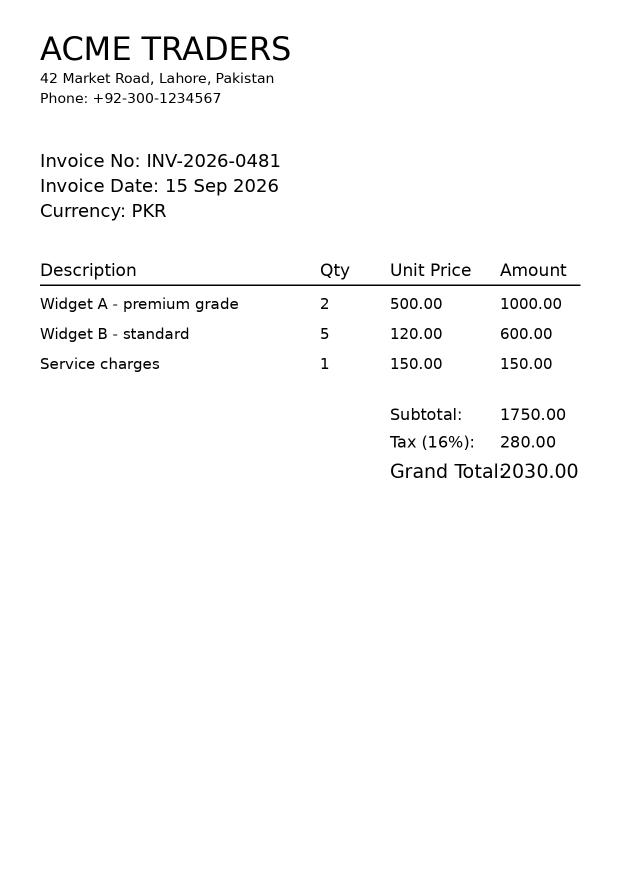
#> input picture invoice-extractor-v1.2-fixed/invoice-extractor/samples/invoice_001.png, 1240 x 1754 px (shown at 1/2 size)
$ python -i preprocess.py   (imports and definitions only)
#> lines starting #> are read from the running program, lines starting #| are printed output that depends on the picture; after the words box and inside, x2 and y2 are one past the last pixel; in counts of white or black regions, pixels touching at a corner belong together
#> further down, picture is the input picture: shape (1754, 1240, 3); min 0, max 255, mean 249.6
"""Image preprocessing pipeline (pure functions, OpenCV).

Ranked by measured impact (research):
  1. Rasterize PDFs at 300 DPI            <- single biggest factor
  2. Orientation correction               <- handled inside PaddleOCR
  3. Deskew (2 degrees breaks segmentation)
  4. Adaptive/Sauvola binarization
  5. Denoise
  6. Never upscale beyond source resolution.
"""
from __future__ import annotations

import io

import cv2
import numpy as np

try:
    import pypdfium2 as pdfium  # BSD-licensed PDF rasterizer
    _PDFIUM_OK = True
except ImportError:  # pragma: no cover
    _PDFIUM_OK = False


_MAX_RENDER_PX = 12000  # longest edge at render time; bigger -> OOM risk


# --------------------------------------------------------------------------- #
# PDF -> images
# --------------------------------------------------------------------------- #
# [31 lines left out: function pdf_to_images, not called in this run]


def is_pdf(data: bytes) -> bool:
    return data[:5] == b"%PDF-"


# --------------------------------------------------------------------------- #
# Preprocessing
# --------------------------------------------------------------------------- #
def to_grayscale(image: np.ndarray) -> np.ndarray:
    if len(image.shape) == 3:
        return cv2.cvtColor(image, cv2.COLOR_BGR2GRAY)
    return image


def estimate_skew_angle(gray: np.ndarray) -> float:
    """Estimate text skew via minimum-area rectangle of foreground pixels."""
    _, binary = cv2.threshold(gray, 0, 255, cv2.THRESH_BINARY_INV + cv2.THRESH_OTSU)
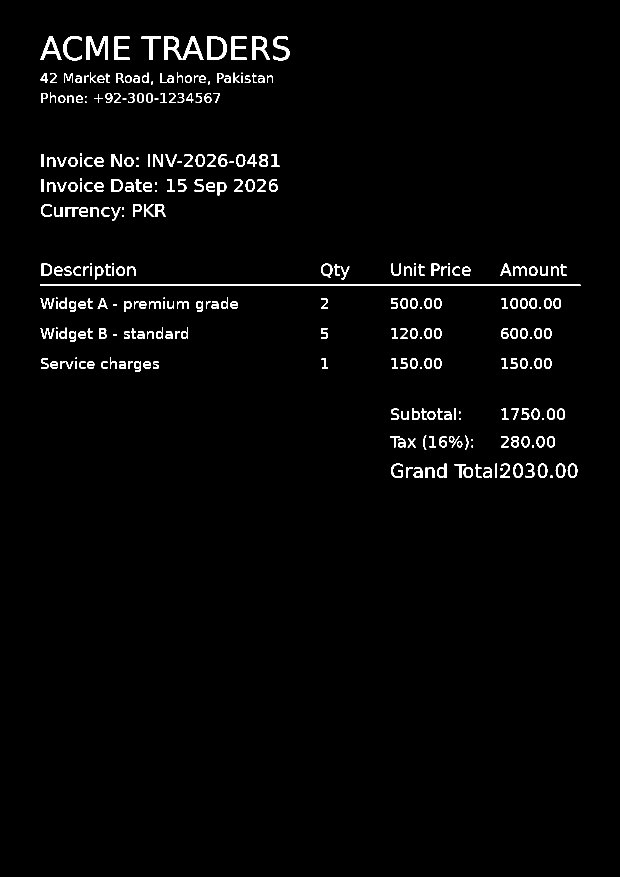
#> binary: shape (1754, 1240) (shown at 1/2 size); 2.1% white; 303 white regions (37 under 20 px), largest, box (x1, y1, x2, y2) and area: (80, 569, 1161, 572) 3243, (328, 73, 407, 120) 1443, (173, 73, 216, 120) 959
    coords = np.column_stack(np.where(binary > 0))
#> coords = 46575 pairs, first value 72 to 955, second value 80 to 1160
    if coords.shape[0] < 100:
        return 0.0
    angle = cv2.minAreaRect(coords)[-1]
#> angle = -0.127
    # minAreaRect returns [-90, 0); normalize to a small deskew angle.
    if angle < -45:
        angle = -(90 + angle)
    else:
        angle = -angle
#> angle = 0.127
    return float(angle)


def deskew(gray: np.ndarray, max_angle: float = 10.0) -> np.ndarray:
    angle = estimate_skew_angle(gray)
#> angle = 0.127
    if abs(angle) < 0.3 or abs(angle) > max_angle:
        return gray
    h, w = gray.shape
    matrix = cv2.getRotationMatrix2D((w / 2, h / 2), angle, 1.0)
    return cv2.warpAffine(gray, matrix, (w, h),
                         flags=cv2.INTER_CUBIC, borderMode=cv2.BORDER_REPLICATE)


def denoise(gray: np.ndarray) -> np.ndarray:
    return cv2.fastNlMeansDenoising(gray, h=10)


# [5 lines left out: function adaptive_binarize, not called in this run]


def preprocess(image: np.ndarray, aggressive: bool = False) -> np.ndarray:
    """Full pipeline. Keep it minimal for clean scans (research: minimal beats
    heavy enhancement on ~95% of typical documents); use aggressive=True only
    for severely degraded photos.

    Always returns 3-channel BGR: warmup and PaddleOCR predict() both feed
    3-channel images, so the pipeline must too.
    """
    gray = to_grayscale(image)
    gray = deskew(gray)
    gray = denoise(gray)
    if aggressive:
        gray = adaptive_binarize(gray)
    return cv2.cvtColor(gray, cv2.COLOR_GRAY2BGR)
#> returned value: shape (1754, 1240, 3)


# [9 lines left out: function ensure_min_dpi, not called in this run]

>>> import cv2
>>> picture = cv2.cvtColor(cv2.imread('../../samples/invoice_001.png'), cv2.COLOR_BGR2RGB)
>>> result = preprocess(picture)
